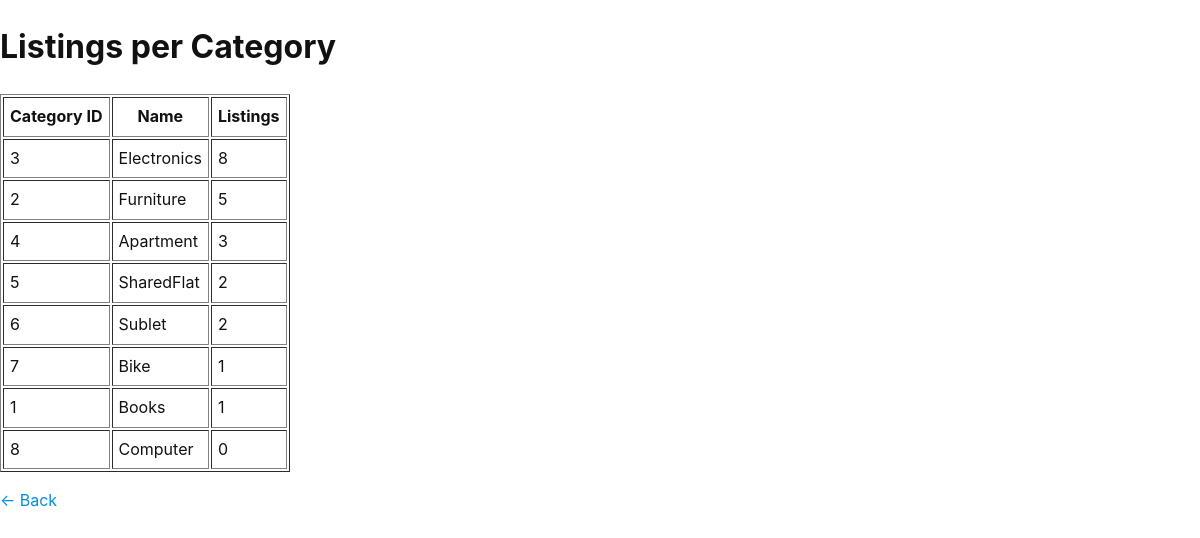
Page /public_html/search_result_2.php on the committed database.
### tables this page shows
CREATE TABLE category (
  category_id  BIGINT UNSIGNED AUTO_INCREMENT PRIMARY KEY,
  name         VARCHAR(80)  NOT NULL UNIQUE,
  description  VARCHAR(255) NULL
);

### public_html/search_result_2.php (the view)
<?php
require __DIR__.'/_db.php';
$sql = "SELECT c.category_id, c.name, COUNT(lc.listing_id) AS cnt
        FROM category c
        LEFT JOIN listing_category lc ON lc.category_id = c.category_id
        GROUP BY c.category_id, c.name
        ORDER BY cnt DESC, c.name ASC";
$res = $mysqli->query($sql);
?>
<!doctype html><meta charset="utf-8"><title>Results: Listings per Category</title>
<link rel="stylesheet" href="style.css">
<h1>Listings per Category</h1>
<table border="1" cellpadding="6">
  <tr><th>Category ID</th><th>Name</th><th>Listings</th></tr>
  <?php while($r = $res->fetch_assoc()): ?>
    <tr>
      <td><?= (int)$r['category_id'] ?></td>
      <td><?= htmlspecialchars($r['name']) ?></td>
      <td><?= (int)$r['cnt'] ?></td>
    </tr>
  <?php endwhile; ?>
</table>
<p><a href="search_form_2.php">← Back</a></p>

### public_html/style.css (style rules this page uses)
* { box-sizing: border-box; }
a { color: var(--primary); text-decoration: none; }

### rows in the picture
category: category_id "3", name "Electronics", cnt "8"
category: category_id "2", name "Furniture", cnt "5"
category: category_id "4", name "Apartment", cnt "3"
category: category_id "5", name "SharedFlat", cnt "2"
category: category_id "6", name "Sublet", cnt "2"
category: category_id "7", name "Bike", cnt "1"
category: category_id "1", name "Books", cnt "1"
category: category_id "8", name "Computer", cnt "0"
